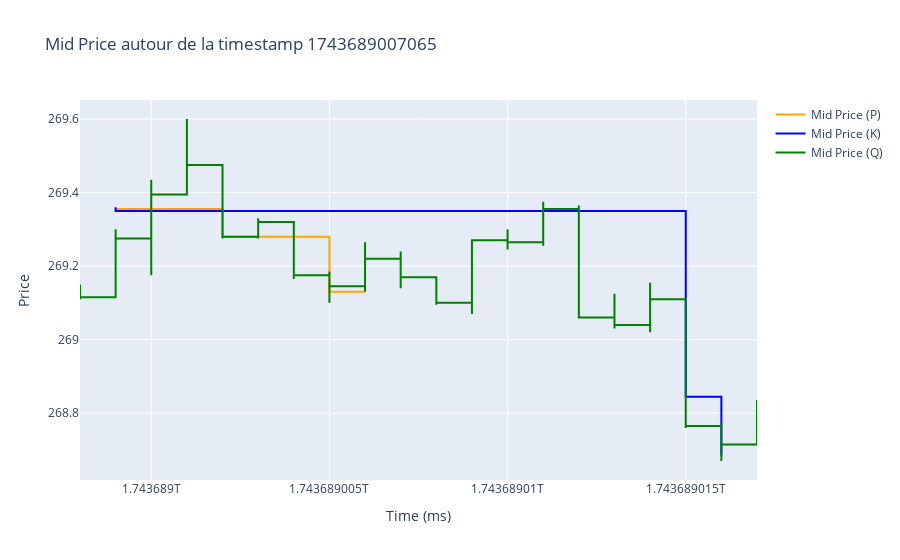

Write notebook code for a chart like this one.
### Code cell
import pandas as pd
import plotly.graph_objects as go

timestamp_to_plot = 1743689007065
window = 10 * 1000

fig = go.Figure()

# Lire les CSV et tracer les données
for letter, color in zip(['P', 'K', 'Q'], ['orange', 'blue', 'green']):
    df = pd.read_csv(f"filtered_{letter}.csv")
    
    # Filtrer les données dans la fenêtre de temps
    df_window = df[
        (df['time'] >= timestamp_to_plot - window) &
        (df['time'] <= timestamp_to_plot + window)
    ]
    
    # Tracer les mid_price pour chaque lettre
    fig.add_trace(go.Scatter(
        x=df_window['time'],
        y=df_window['mid_price'],
        mode='lines',
        line_shape='hv',
        name=f"Mid Price ({letter})",
        line=dict(color=color)
    ))

fig.update_layout(
    title=f"Mid Price autour de la timestamp {timestamp_to_plot}",
    xaxis_title="Time (ms)",
    yaxis_title="Price",
    showlegend=True
)

fig.show()

### Figure 1 — Plotly figure (JSON) as saved in the notebook; plotly's stock layout.template omitted (floating-point values rounded to 4 significant figures; data arrays with more than 128 entries replaced by an {"elided": "..."} marker saying what was removed)
{"data": [{"line": {"color": "orange", "shape": "hv"}, "mode": "lines", "name": "Mid Price (P)", "type": "scatter", "x": [1743688999000, 1743689002000, 1743689002000, 1743689005000, 1743689005000, 1743689006000], "y": [269.4, 269.3, 269.3, 269.1, 269.1, 269.1]}, {"line": {"color": "blue", "shape": "hv"}, "mode": "lines", "name": "Mid Price (K)", "type": "scatter", "x": [1743688999000, 1743688999000, 1743689015000, 1743689015000, 1743689015000, 1743689016000], "y": [269.4, 269.4, 268.8, 268.8, 268.8, 268.7]}, {"line": {"color": "green", "shape": "hv"}, "mode": "lines", "name": "Mid Price (Q)", "type": "scatter", "x": {"elided": "819 int values"}, "y": {"elided": "819 float values"}}], "layout": {"showlegend": true, "title": {"text": "Mid Price autour de la timestamp 1743689007065"}, "xaxis": {"title": {"text": "Time (ms)"}}, "yaxis": {"title": {"text": "Price"}}}}
